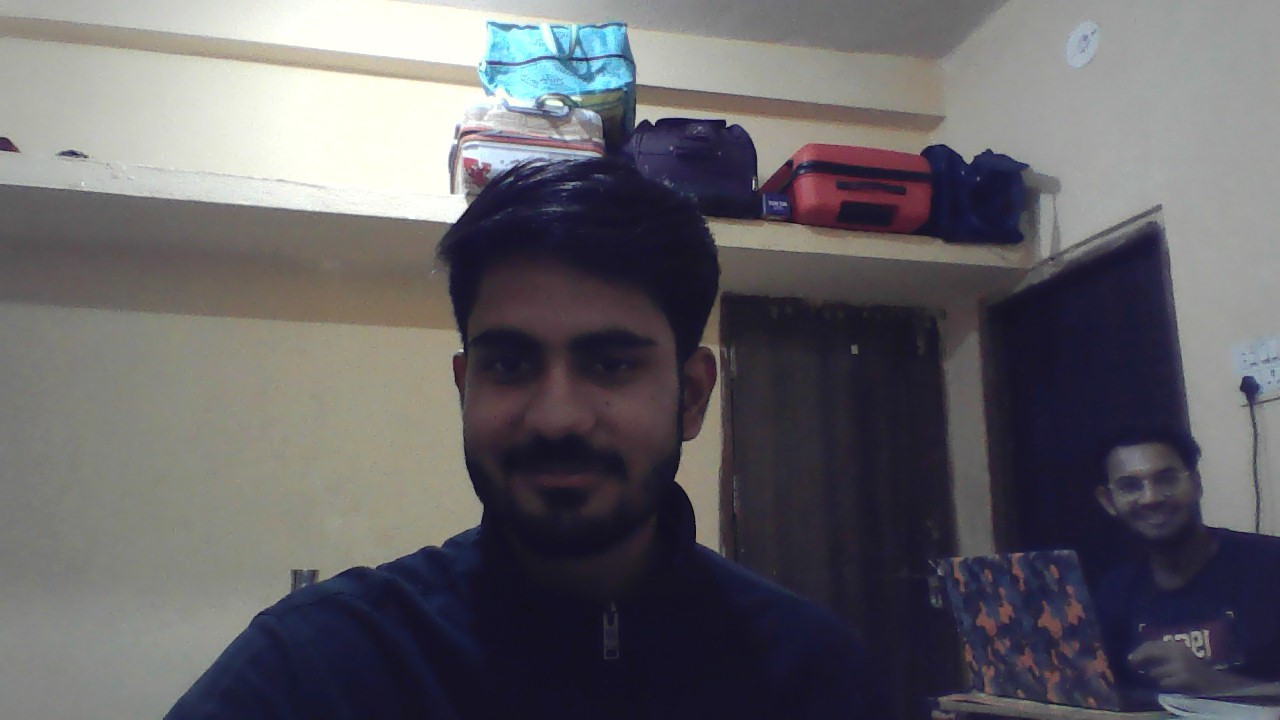
#> input picture my_photo.jpg, 1280 x 720 px; its folder holds only this picture in this run
$ python main.py --image my_photo.jpg   (older library calls are emulated)
#> lines starting #> are read from the running program, lines starting #| are printed output that depends on the picture
### features/patch_extractor.py
# features/patch_extractor.py

import cv2
import numpy as np


def extract_patches(
    image_path: str,
    patch_size: int = 64,
    stride: int = 32
):
    """
    Splits image into overlapping patches.

    Returns:
        List of dicts:
        {
            "patch": np.ndarray,
            "x": int,
            "y": int
        }
    """
#> called with image_path = 'my_photo.jpg', patch_size = 64, stride = 32

    img = cv2.imread(image_path, cv2.IMREAD_GRAYSCALE)
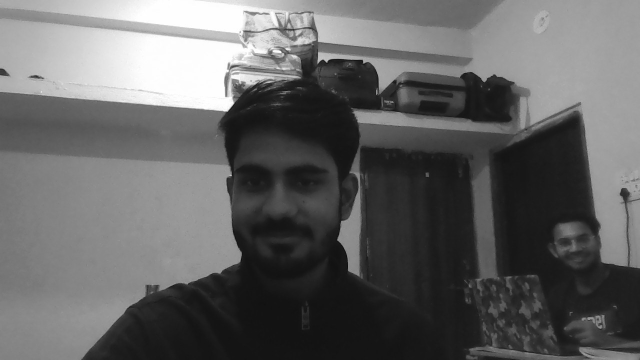
#> img: shape (720, 1280) (shown at 1/2 size); min 7, max 255, mean 99.6

    if img is None:
        raise ValueError("Failed to load image for patch extraction")

    h, w = img.shape
    patches = []

    for y in range(0, h - patch_size + 1, stride):
        for x in range(0, w - patch_size + 1, stride):
            patch = img[y:y + patch_size, x:x + patch_size]

            patches.append({
                "patch": patch,
                "x": x,
                "y": y
            })
#> after the loop, patches = 819 items

    return patches

### features/noise_patch_analyzer.py
# features/noise_patch_analyzer.py

import numpy as np
from features.patch_extractor import extract_patches
from signals.noise import analyze_noise_patch


def analyze_noise_patches(image_path: str) -> dict:
    """
    Analyze noise consistency across image patches.

    Returns forensic-style signal:
    {
        "score": float,
        "confidence": float,
        "reason": str
    }
    """

    patches = extract_patches(image_path)
#> patches = 819 items

    patch_scores = []

    for p in patches:
        score = analyze_noise_patch(p["patch"])
        patch_scores.append(score)
#> this loop made 819 passes
#> (noise_std in analyze_noise_patch, score) on passes 1 to 3: (1.84, 0.6), (2.02, 0.6), (2.08, 0.6)
#> pass 1, in analyze_noise_patch, `patch = patch.astype(np.float32)`:
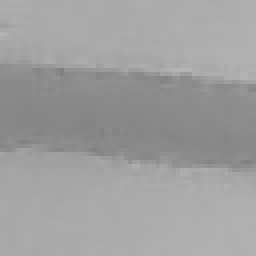
#> patch: shape (64, 64) float32 (shown 4 times larger); min 127, max 181, mean 159.1
#> pass 1, in analyze_noise_patch, `noise = patch - blurred`:
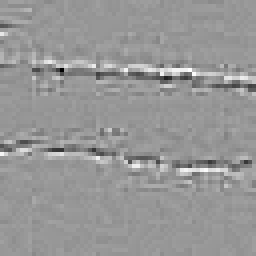
#> noise: shape (64, 64) float32 (shown 4 times larger); min -16.21, max 11.09, mean 9.54e-05; drawn with min black and max white
#> pass 2, in analyze_noise_patch (call 2), `patch = patch.astype(np.float32)`:
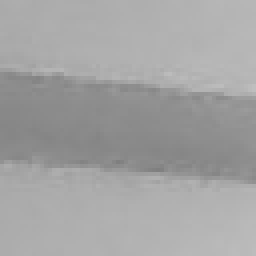
#> patch: shape (64, 64) float32 (shown 4 times larger); min 127, max 190, mean 163.4
#> after the loop, patch_scores = 819 values, max 0.9 at index 20, min 0.2 at index 14, mean 0.671

    patch_scores = np.array(patch_scores)

    # How many patches look suspicious?
    suspicious_ratio = float(np.mean(patch_scores > 0.6))
#> suspicious_ratio = 0.559

    # Variance tells us inconsistency (AI edits)
    score_variance = float(np.var(patch_scores))
#> score_variance = 0.084

    # Decision heuristics
    if suspicious_ratio > 0.6:
        score = 0.8
        confidence = 0.9
        reason = "High proportion of patches show non-natural noise patterns"

    elif suspicious_ratio > 0.15 and score_variance > 0.01:
        score = 0.6
        confidence = 0.8
        reason = "Localized noise inconsistencies detected across patches"

    else:
        score = 0.2
        confidence = 0.7
        reason = "Noise patterns consistent across image"

    return {
        "score": score,
        "confidence": confidence,
        "reason": reason
    }

### signals/noise.py
# signals/noise.py

import cv2
import numpy as np
from scipy.stats import entropy


# =========================================================
# GLOBAL IMAGE-LEVEL NOISE ANALYSIS (KEEP AS IS)
# =========================================================

# [61 lines left out: function analyze_noise, not called in this run]


# =========================================================
# PATCH-LEVEL NOISE ANALYSIS (NEW – CRITICAL)
# =========================================================

def analyze_noise_patch(patch: np.ndarray) -> float:
    """
    Analyze noise characteristics of a single image patch.

    Returns:
        score in range [0, 1]
        Higher score => more suspicious (AI-like)
    """

    if patch is None or patch.size == 0:
        return 0.0

    # Ensure float
    patch = patch.astype(np.float32)

    # Remove low-frequency content
    blurred = cv2.GaussianBlur(patch, (5, 5), 0)
    noise = patch - blurred

    # Noise statistics
    noise_std = float(np.std(noise))

    # Heuristic:
    # - Natural camera noise → higher variance
    # - AI / inpainted regions → overly smooth or inconsistent noise
    #
    # Typical patch noise_std ~ 2–6 (depends on scale)
    # We convert this to a suspicion score

    if noise_std < 1.5:
        score = 0.9   # very suspicious (over-smoothed / synthetic)
    elif noise_std < 3.0:
        score = 0.6   # moderately suspicious
    else:
        score = 0.2   # natural noise

    return float(score)

### signals/frequency.py
# signals/frequency.py

import cv2
import numpy as np


def analyze_frequency(image_path: str) -> dict:
    """
    Analyze frequency characteristics of the image to detect
    unnatural smoothness or sharpness.

    Returns:
        {
            "score": float in [0,1],
            "confidence": float in [0,1],
            "reason": str
        }
    """
#> called with image_path = 'my_photo.jpg'

    try:
        # Load image in grayscale
        img = cv2.imread(image_path, cv2.IMREAD_GRAYSCALE)

        if img is None:
            return {
                "score": None,
                "confidence": 0.0,
                "reason": "Failed to load image for frequency analysis"
            }

        # Compute FFT
        fft = np.fft.fft2(img)
        fft_shift = np.fft.fftshift(fft)
        magnitude = np.abs(fft_shift)

        # Normalize magnitude
        magnitude /= np.max(magnitude) + 1e-8

        h, w = magnitude.shape
        center_h, center_w = h // 2, w // 2

        # High-frequency region (outer ring)
        radius = min(center_h, center_w) // 3
        high_freq_region = magnitude.copy()

        cv2.circle(
            high_freq_region,
            (center_w, center_h),
            radius,
            0,
            thickness=-1
        )
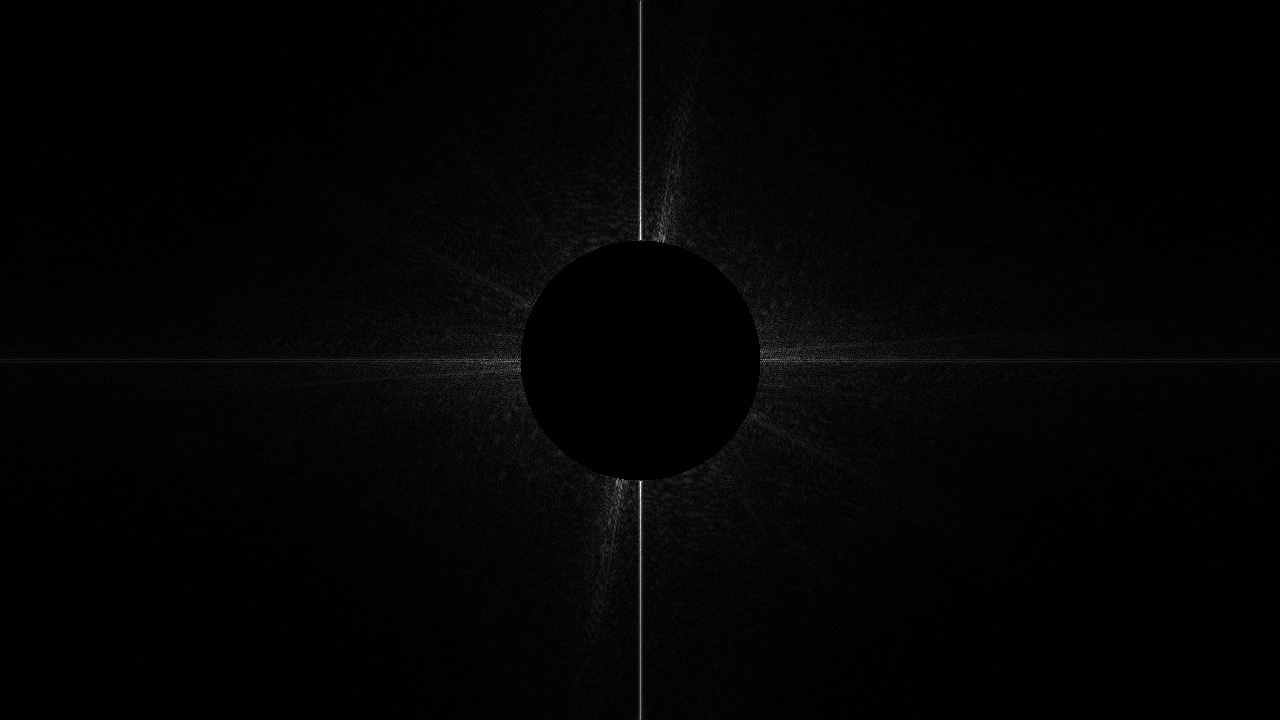
#> high_freq_region: shape (720, 1280) float64; min 0, max 0.00165, mean 2.77e-05; drawn with min black and max white

        high_freq_energy = np.mean(high_freq_region)
#> high_freq_energy = 2.77e-05

        # Heuristic scoring
        if 0.15 <= high_freq_energy <= 0.35:
            score = 1.0
            confidence = 0.85
            reason = "Natural frequency distribution detected"
        elif 0.08 <= high_freq_energy < 0.15 or 0.35 < high_freq_energy <= 0.45:
            score = 0.6
            confidence = 0.7
            reason = "Slightly atypical frequency characteristics"
        else:
            score = 0.3
            confidence = 0.6
            reason = "Unnatural frequency distribution detected"

        return {
            "score": round(score, 3),
            "confidence": confidence,
            "reason": reason
        }

    except Exception as e:
        return {
            "score": None,
            "confidence": 0.0,
            "reason": f"Frequency analysis failed: {str(e)}"
        }

### fusion/decision_engine.py
# fusion/decision_engine.py

def decide_authenticity(signals: dict) -> dict:
    """
    Combine multiple forensic signals to decide image authenticity.

    Args:
        signals: dict of {signal_name: {score, confidence, reason}}

    Returns:
        {
            "label": str,
            "confidence": float,
            "reason": str
        }
    """

    # -------- Step 1: Weighted evidence accumulation -------- #

    weighted_sum = 0.0
    confidence_sum = 0.0
    contributing_reasons = []

    for name, result in signals.items():
        score = result.get("score", 0.0)
        confidence = result.get("confidence", 0.0)
        reason = result.get("reason", "")

        weighted_sum += score * confidence
        confidence_sum += confidence

        if score > 0.4 and confidence > 0.6:
            contributing_reasons.append(f"{name}: {reason}")

    if confidence_sum == 0:
        return {
            "label": "UNKNOWN",
            "confidence": 0.0,
            "reason": "No reliable forensic signals available"
        }

    normalized_score = weighted_sum / confidence_sum

    # -------- Step 2: Rule-based decision thresholds -------- #

    if normalized_score >= 0.75:
        label = "AI_GENERATED"
    elif 0.45 <= normalized_score < 0.75:
        label = "AI_EDITED"
    else:
        label = "REAL"

    # -------- Step 3: Final confidence estimation -------- #

    decision_confidence = min(1.0, normalized_score + 0.15)

    # -------- Step 4: Human-readable reason -------- #

    if contributing_reasons:
        reason = " | ".join(contributing_reasons[:3])
    else:
        reason = "No significant forensic inconsistencies detected"

    return {
        "label": label,
        "confidence": round(decision_confidence, 2),
        "reason": reason
    }

### signals/format_detector.py
# signals/format_detector.py

from pathlib import Path

# ---------- EXISTING LOGIC (KEEP IT) ---------- #

MAGIC_BYTES = {
    "jpeg": [b"\xFF\xD8\xFF"],
    "png": [b"\x89PNG\r\n\x1a\n"],
    "tiff": [b"II*\x00", b"MM\x00*"],
    "bmp": [b"BM"]
}


def detect_format_capabilities(file_path: str, read_bytes: int = 16) -> dict:
    result = {
        "extension": None,
        "detected_format": "unknown",
        "exif_supported": False,
        "jpeg_signals_supported": False,
        "block_artifacts_supported": False,
        "reason": ""
    }

    path = Path(file_path)
    result["extension"] = path.suffix.lower().replace(".", "")

    try:
        with open(file_path, "rb") as f:
            header = f.read(read_bytes)

        if any(header.startswith(sig) for sig in MAGIC_BYTES["jpeg"]):
            result.update({
                "detected_format": "jpeg",
                "exif_supported": True,
                "jpeg_signals_supported": True,
                "block_artifacts_supported": True,
                "reason": "JPEG magic bytes detected"
            })

        elif any(header.startswith(sig) for sig in MAGIC_BYTES["png"]):
            result.update({
                "detected_format": "png",
                "reason": "PNG magic bytes detected"
            })

        elif header.startswith(b"RIFF") and b"WEBP" in header:
            result.update({
                "detected_format": "webp",
                "reason": "WEBP container detected"
            })

        elif any(header.startswith(sig) for sig in MAGIC_BYTES["tiff"]):
            result.update({
                "detected_format": "tiff",
                "exif_supported": True,
                "reason": "TIFF magic bytes detected"
            })

        elif any(header.startswith(sig) for sig in MAGIC_BYTES["bmp"]):
            result.update({
                "detected_format": "bmp",
                "reason": "BMP magic bytes detected"
            })

        else:
            result["reason"] = "Unknown or unsupported image format"

        return result

    except Exception as e:
        result["reason"] = f"Format detection failed: {str(e)}"
        return result


# ---------- FORENSIC SIGNAL (NEW) ---------- #

def analyze_format(image_path: str) -> dict:
    try:
        meta = detect_format_capabilities(image_path)

        score = 0.0
        confidence = 0.5
        reason = "Image format appears consistent with standard camera pipelines"

        # Extension mismatch
        if meta["extension"] != meta["detected_format"]:
            score = 0.4
            confidence = 0.8
            reason = "File extension does not match actual image format"

        # WEBP / BMP are uncommon for native cameras
        elif meta["detected_format"] in {"webp", "bmp"}:
            score = 0.3
            confidence = 0.6
            reason = f"Uncommon image format for camera capture ({meta['detected_format']})"

        # Unknown formats
        elif meta["detected_format"] == "unknown":
            score = 0.35
            confidence = 0.7
            reason = "Unknown image format detected"

        return {
            "score": float(score),
            "confidence": float(confidence),
            "reason": reason
        }

    except Exception as e:
        return {
            "score": 0.0,
            "confidence": 0.0,
            "reason": f"Format analysis failed: {str(e)}"
        }

### main.py
# main.py

import argparse
import os

# Import forensic signals
from signals.noise import analyze_noise
from signals.frequency import analyze_frequency
from signals.format_detector import analyze_format

# Import decision engine
from fusion.decision_engine import decide_authenticity
from features.noise_patch_analyzer import analyze_noise_patches

def run_forensic_pipeline(image_path: str) -> dict:
    """
    Runs all forensic analyzers on the given image
    and returns the final authenticity decision.
    """

    if not os.path.exists(image_path):
        raise FileNotFoundError(f"Image not found: {image_path}")

    # -------- Step 1: Collect forensic signals -------- #

    signals = {}

    try:
        signals["noise"] = analyze_noise_patches(image_path)
    except Exception as e:
        signals["noise"] = {
            "score": 0.0,
            "confidence": 0.0,
            "reason": f"Noise analysis failed: {str(e)}"
        }

    try:
        signals["frequency"] = analyze_frequency(image_path)
    except Exception as e:
        signals["frequency"] = {
            "score": 0.0,
            "confidence": 0.0,
            "reason": f"Frequency analysis failed: {str(e)}"
        }

    try:
        signals["format"] = analyze_format(image_path)
    except Exception as e:
        signals["format"] = {
            "score": 0.0,
            "confidence": 0.0,
            "reason": f"Format analysis failed: {str(e)}"
        }

    # -------- Step 2: Decision making -------- #

    decision = decide_authenticity(signals)

    return {
        "image": image_path,
        "signals": signals,
        "decision": decision
    }


def main():
    parser = argparse.ArgumentParser(
        description="AI Image Forensic Authenticity Analyzer"
    )

    parser.add_argument(
        "--image",
        type=str,
        required=True,
        help="Path to input image"
    )

    args = parser.parse_args()

    result = run_forensic_pipeline(args.image)

    # -------- Step 3: Final user-facing output -------- #

    print("\n========== IMAGE AUTHENTICITY REPORT ==========\n")
    print(f"Image: {result['image']}\n")

    print("Forensic Signals:")
    for name, res in result["signals"].items():
        print(
            f" - {name.upper():10s} | "
            f"score={res['score']:.2f} | "
            f"confidence={res['confidence']:.2f}"
        )

    print("\nFinal Decision:")
    print(f" Label      : {result['decision']['label']}")
    print(f" Confidence : {result['decision']['confidence']}")
    print(f" Reason     : {result['decision']['reason']}")
    print("\n=============================================\n")


if __name__ == "__main__":
    main()
